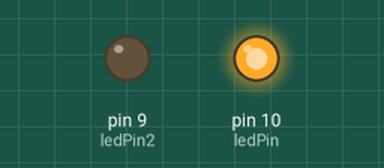
Simulated run of this sketch. Board: Arduino Uno, built with avr-gcc and run on an emulated ATmega328P. On the bench: output pins drawn as LEDs (lit = HIGH).

Above: at 0.2 s.
At 4.8 s:
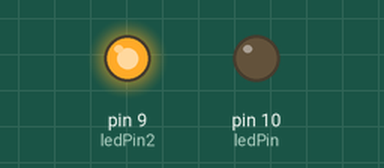
At 10.1 s:
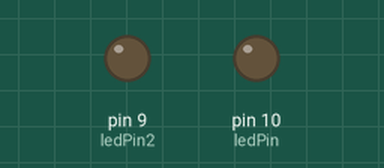
Timing chart, 0 to 16.5 s (numbered marks = the images above):
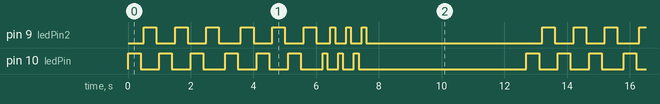

The sketch:

codigo-morse.ino
```cpp
/*
    Descrição:
        Esse projeto tem como objetivo fazer um Sinalizador de código Morse S.O.S, ele está dentro do livro "Arduíno Básico(Michael McRoberts)".

        autor: Bruna Landim
        data: 22/01/2021

*/

/*
    Descrição:
        Esse projeto tem como objetivo fazer um Sinalizador de código Morse S.O.S, ele está dentro do livro "Arduíno Básico(Michael McRoberts)".

        autor: Bruna Landim
        data: 23/01/2021
        alteração: 7h50 -- inseri um segundo Led

*/

int ledPin = 10;

int ledPin2 = 9;

void setup()
{
    pinMode(ledPin,OUTPUT);
  	pinMode(ledPin2,OUTPUT);
}

void loop()
{
    for (int x = 0; x < 3; x++)
    {
        digitalWrite(ledPin, HIGH);
        delay(400);
        digitalWrite(ledPin,LOW);
        delay(100);

        digitalWrite(ledPin2, HIGH);
        delay(400);
        digitalWrite(ledPin2,LOW);
        delay(100);
    }
        delay(100);

    for(int x = 0; x < 3; x ++)
    {
        digitalWrite(ledPin, HIGH);
        delay(400);
        digitalWrite(ledPin,LOW);
        delay(100);


        digitalWrite(ledPin2, HIGH);
        delay(400);
        digitalWrite(ledPin2,LOW);
        delay(100);
    }

   		delay(100);

  for(int x = 0; x < 3; x ++)
    {
        digitalWrite(ledPin, HIGH);
        delay(150);
        digitalWrite(ledPin,LOW);
        delay(100);

        digitalWrite(ledPin2, HIGH);
        delay(150);
        digitalWrite(ledPin2,LOW);
        delay(100);
    }

    	delay(5000);
}
```

Measured:
- by itself, pin 9 (ledPin2): repeats every 12.7 s: 2 × (LOW 0.60 s, HIGH 0.40 s), LOW 0.70 s, 2 × (HIGH 0.40 s, LOW 0.60 s), HIGH 0.40 s, LOW 0.45 s, 2 × (HIGH 0.15 s, LOW 0.35 s), HIGH 0.15 s, LOW 5.6 s, HIGH 0.40 s
- by itself, pin 10 (ledPin): repeats every 12.7 s: 2 × (LOW 0.60 s, HIGH 0.40 s), LOW 0.70 s, 2 × (HIGH 0.40 s, LOW 0.60 s), HIGH 0.40 s, LOW 0.70 s, 2 × (HIGH 0.15 s, LOW 0.35 s), HIGH 0.15 s, LOW 5.4 s, HIGH 0.40 s
- by itself, everything shown: repeats every 12.7 s, in 36 steps
